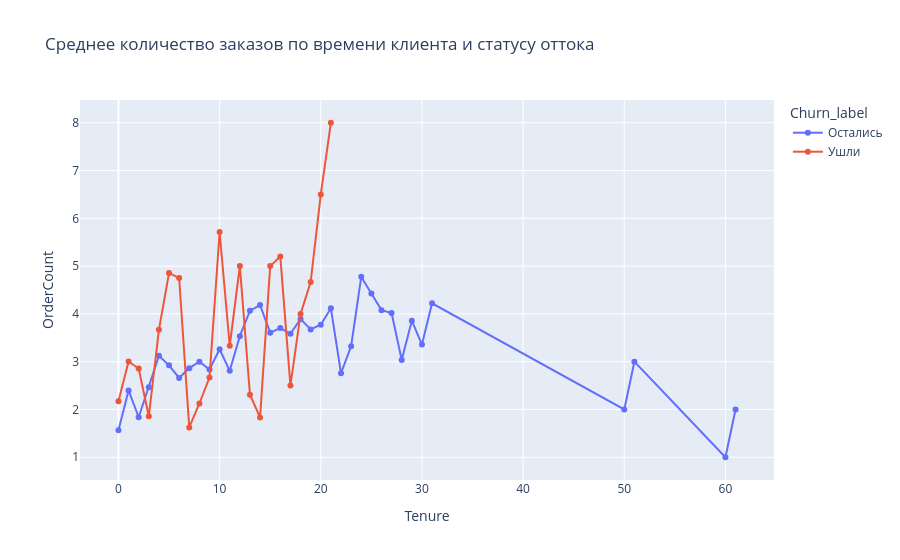

Write notebook code for a chart like this one.
### Markdown cell above
#### Линейный график (OrderCount vs Tenure, цвет — Churn)

### Code cell
df_clean = df.dropna(subset=['Tenure', 'OrderCount']).copy()
df_clean['Churn_label'] = df_clean['Churn'].map({0: 'Остались', 1: 'Ушли'})

fig4 = px.line(df_clean.groupby(['Churn_label', 'Tenure'])['OrderCount'].mean().reset_index(),
               x='Tenure', y='OrderCount', color='Churn_label',
               title='Среднее количество заказов по времени клиента и статусу оттока',
               markers=True)
fig4.show()

### Figure 1 — Plotly figure (JSON) as saved in the notebook; plotly's stock layout.template omitted (floating-point values rounded to 4 significant figures)
{"data": [{"hovertemplate": "Churn_label=Остались<br>Tenure=%{x}<br>OrderCount=%{y}<extra></extra>", "legendgroup": "Остались", "line": {"color": "#636efa", "dash": "solid"}, "marker": {"symbol": "circle"}, "mode": "lines+markers", "name": "Остались", "orientation": "v", "showlegend": true, "type": "scatter", "x": [0.0, 1.0, 2.0, 3.0, 4.0, 5.0, 6.0, 7.0, 8.0, 9.0, 10.0, 11.0, 12.0, 13.0, 14.0, 15.0, 16.0, 17.0, 18.0, 19.0, 20.0, 21.0, 22.0, 23.0, 24.0, 25.0, 26.0, 27.0, 28.0, 29.0, 30.0, 31.0, 50.0, 51.0, 60.0, 61.0], "xaxis": "x", "y": [1.564, 2.399, 1.837, 2.466, 3.124, 2.923, 2.659, 2.865, 3.0, 2.835, 3.26, 2.809, 3.533, 4.068, 4.184, 3.607, 3.703, 3.583, 3.893, 3.675, 3.774, 4.118, 2.758, 3.325, 4.776, 4.429, 4.078, 4.018, 3.034, 3.857, 3.358, 4.222, 2.0, 3.0, 1.0, 2.0], "yaxis": "y"}, {"hovertemplate": "Churn_label=Ушли<br>Tenure=%{x}<br>OrderCount=%{y}<extra></extra>", "legendgroup": "Ушли", "line": {"color": "#EF553B", "dash": "solid"}, "marker": {"symbol": "circle"}, "mode": "lines+markers", "name": "Ушли", "orientation": "v", "showlegend": true, "type": "scatter", "x": [0.0, 1.0, 2.0, 3.0, 4.0, 5.0, 6.0, 7.0, 8.0, 9.0, 10.0, 11.0, 12.0, 13.0, 14.0, 15.0, 16.0, 17.0, 18.0, 19.0, 20.0, 21.0], "xaxis": "x", "y": [2.174, 3.003, 2.857, 1.857, 3.667, 4.857, 4.75, 1.625, 2.125, 2.667, 5.714, 3.333, 5.0, 2.308, 1.833, 5.0, 5.2, 2.5, 4.0, 4.667, 6.5, 8.0], "yaxis": "y"}], "layout": {"legend": {"title": {"text": "Churn_label"}, "tracegroupgap": 0}, "title": {"text": "Среднее количество заказов по времени клиента и статусу оттока"}, "xaxis": {"anchor": "y", "domain": [0, 1], "title": {"text": "Tenure"}}, "yaxis": {"anchor": "x", "domain": [0, 1], "title": {"text": "OrderCount"}}}}
